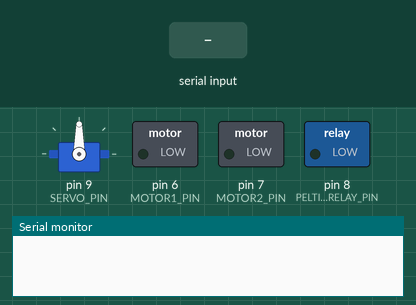
Recording of a sketch running on a simulated Arduino Uno, built with avr-gcc and run on an emulated ATmega328P. On the bench: servo, switched loads named in the sketch (green lamp = pin HIGH), the last lines printed to the serial monitor. Inputs (shaded band) come from the test bench.

Above: at 1.2 s.
1.3 s: "a" received over Serial
At 2.3 s:
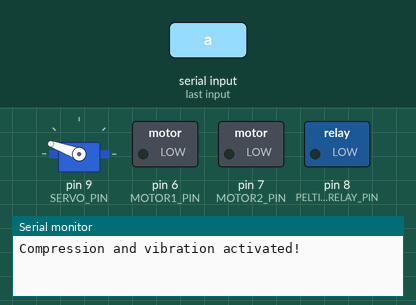
At 6.3 s:
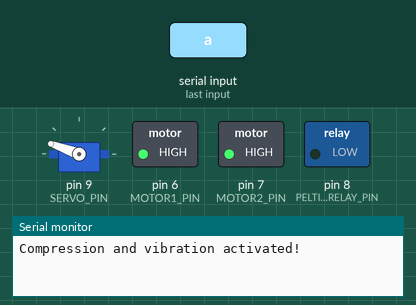
Timing chart, 0 to 13.5 s (numbered marks = the images above; inputs shaded):
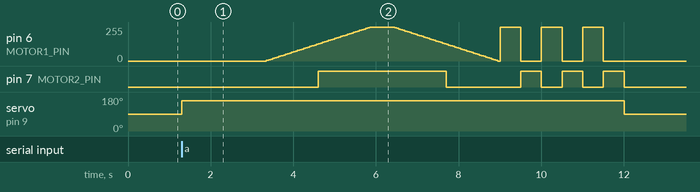

The sketch:

demo.ino
```cpp
#include <Servo.h>

// Servo Configuration
Servo compressionServo;
const int SERVO_PIN = 9;
const int SERVO_CLOSE_POS = 160;  // Compression position (adjust as needed)
const int SERVO_OPEN_POS = 90;    // Open position for release

// Vibration Motor Configuration
const int MOTOR1_PIN = 6;
const int MOTOR2_PIN = 7;
const int PELTIER_RELAY_PIN = 8;  // Optional cooling relay

void setup() {
    Serial.begin(9600);

    // Initialize Servo
    compressionServo.attach(SERVO_PIN);
    compressionServo.write(SERVO_OPEN_POS);  // Start in open position

    // Initialize Vibration Motors & Peltier
    pinMode(MOTOR1_PIN, OUTPUT);
    pinMode(MOTOR2_PIN, OUTPUT);
    pinMode(PELTIER_RELAY_PIN, OUTPUT);
}

void loop() {
    if (Serial.available() > 0) {  // Check if input is available
        char input = Serial.read();

        if (input == 'a') {  // Trigger compression and vibration on 'a' input
            Serial.println("Compression and vibration activated!");

            // Move the servo to simulate compression
            compressionServo.write(SERVO_CLOSE_POS);
            delay(2000);  // Hold for 2 seconds

            // Activate vibration motors
            vibratePattern();

            // Release the servo after vibration
            compressionServo.write(SERVO_OPEN_POS);
            delay(2000);  // Hold for 2 seconds
        }
    }
}

// Vibration pattern function
void vibratePattern() {
    for (int i = 0; i <= 255; i += 5) {  // Gradually increase vibration intensity
        analogWrite(MOTOR1_PIN, i);
        analogWrite(MOTOR2_PIN, i);
        delay(50);
    }
    delay(500);  // Vibrate at max intensity for 0.5 seconds

    for (int i = 255; i >= 0; i -= 5) {  // Gradually decrease vibration intensity
        analogWrite(MOTOR1_PIN, i);
        analogWrite(MOTOR2_PIN, i);
        delay(50);
    }

    // Alternate motors to create a different vibration pattern
    for (int i = 0; i < 3; i++) {
        analogWrite(MOTOR1_PIN, 255);
        analogWrite(MOTOR2_PIN, 0);
        delay(500);
        analogWrite(MOTOR1_PIN, 0);
        analogWrite(MOTOR2_PIN, 255);
        delay(500);
    }

    // Turn off both motors
    analogWrite(MOTOR1_PIN, 0);
    analogWrite(MOTOR2_PIN, 0);
}
```

Measured:
- after the input at 1.3 s, pin 7 (MOTOR2_PIN): LOW → HIGH after 3.3 s, → LOW 3.1 s later, → HIGH 1.8 s later, → LOW 0.50 s later, … (8 changes in this stretch); servo on pin 9 (SERVO_PIN): 90° → 160° at once, → 90° 10.7 s later
